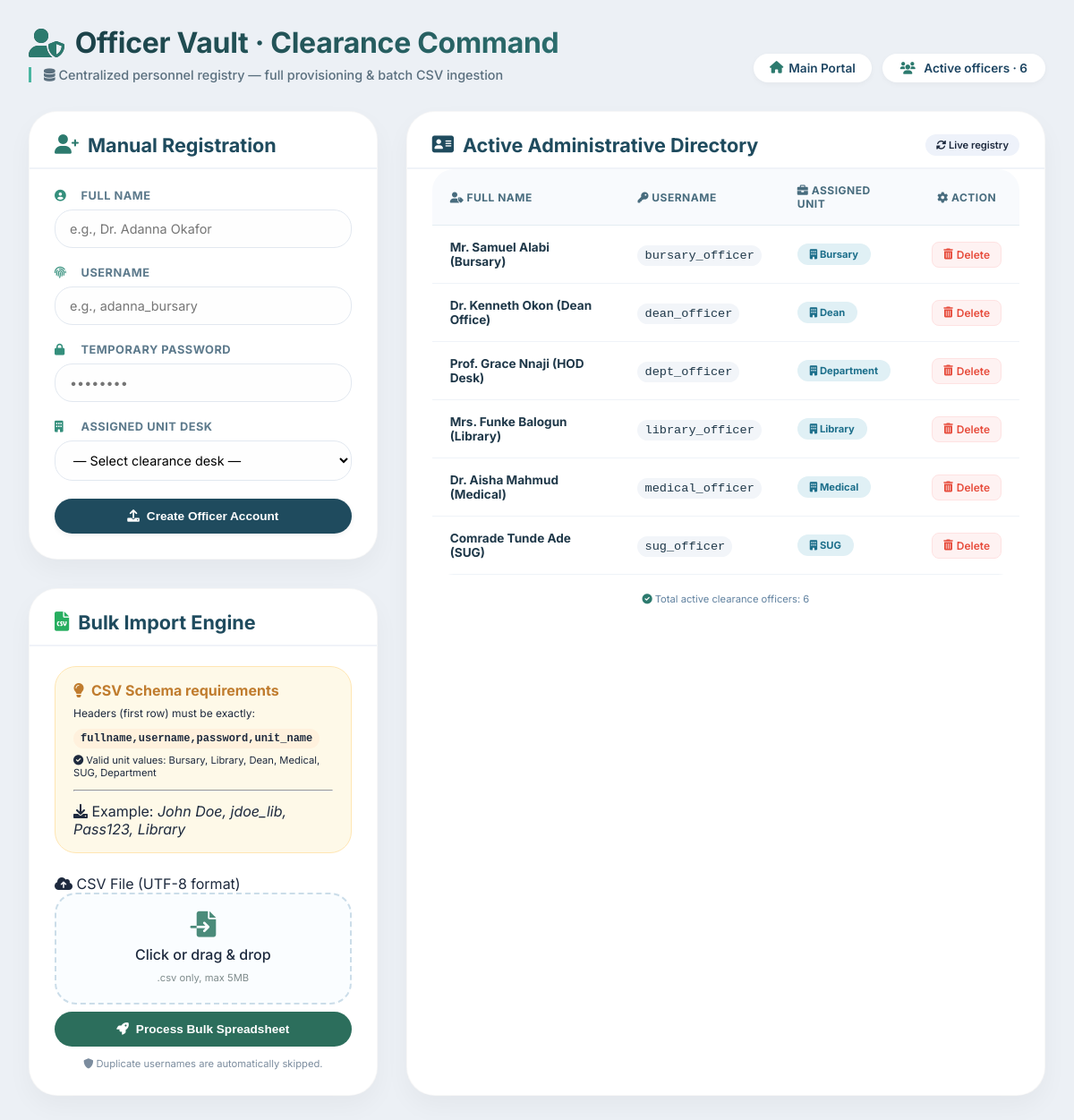
The page /admin/manage_officers.php on the database its author committed.
### tables this page shows
CREATE TABLE IF NOT EXISTS `officers` (
  `id` INT AUTO_INCREMENT PRIMARY KEY,
  `username` VARCHAR(50) NOT NULL UNIQUE,
  `password` VARCHAR(255) NOT NULL,
  `fullname` VARCHAR(150) NOT NULL,
  `unit_name` VARCHAR(50) NOT NULL,
  `created_at` TIMESTAMP DEFAULT CURRENT_TIMESTAMP
);

### admin/manage_officers.php (the view, shortened to what this page needs)
<?php
require_once '../includes/config.php';
$result = mysqli_query($conn, "SELECT * FROM officers ORDER BY unit_name ASC");
$officer_count = mysqli_num_rows($result);
?>
<!DOCTYPE html>
<html lang="en">
<head>
    <link rel="stylesheet" href="https://cdnjs.cloudflare.com/ajax/libs/font-awesome/6.0.0-beta3/css/all.min.css">
</head>
<body>
<div class="admin-wrapper">
    <div class="admin-header">
        <div class="title-section">
            <h1>
                <i class="fas fa-user-shield"></i>
            </h1>
            <p><i class="fas fa-database"></i> Centralized personnel registry — full provisioning & batch CSV ingestion</p>
        </div>
        <div style="display: flex; gap: 12px; align-items: center;">
            <a href="../index.php" style="background: white; padding: 8px 18px; border-radius: 60px; font-weight: 600; font-size: 0.85rem; box-shadow: 0 2px 6px rgba(0,0,0,0.04); color: #1e4663; text-decoration: none; display: inline-flex; align-items: center; gap: 6px;">
                <i class="fas fa-home" style="color: #2c7a6e;"></i> Main Portal
            </a>
            <div class="stats-chip">
                <i class="fas fa-users"></i> Active officers · <?php echo $officer_count; ?>
            </div>
        </div>
    </div>
    <div class="dashboard-grid">
        <div class="left-panel">
            <div class="card-elegant">
                <div class="card-header">
                    <h3><i class="fas fa-user-plus" style="color:#2c7a6e;"></i> Manual Registration</h3>
                </div>
                <div class="card-body">
                    <form method="POST" action="manage_officers.php" class="form-modern">
                        <div class="input-group">
                            <label><i class="fas fa-user-circle"></i> Full Name</label>
                            <input type="text" name="fullname" required placeholder="e.g., Dr. Adanna Okafor" autocomplete="off">
                        </div>
                        <div class="input-group">
                            <label><i class="fas fa-fingerprint"></i> Username</label>
                            <input type="text" name="username" required placeholder="e.g., adanna_bursary" autocomplete="off">
                        </div>
                        <div class="input-group">
                            <label><i class="fas fa-lock"></i> Temporary Password</label>
                            <input type="password" name="password" required placeholder="••••••••">
                        </div>
                        <div class="input-group">
                            <label><i class="fas fa-building"></i> Assigned Unit Desk</label>
                            <select name="unit_name" required>
                                <option value="">— Select clearance desk —</option>
                            </select>
                        </div>
                        <button type="submit" class="btn btn-primary"><i class="fas fa-upload"></i> Create Officer Account</button>
                    </form>
                </div>
            </div>
            <div class="card-elegant">
                <div class="card-header">
                    <h3><i class="fas fa-file-csv" style="color:#27ae60;"></i> Bulk Import Engine</h3>
                </div>
                <div class="card-body">
                    <div class="csv-guide-modern">
                        <strong><i class="fas fa-lightbulb"></i> CSV Schema requirements</strong>
                        <p style="font-size:0.75rem; margin: 8px 0;">Headers (first row) must be exactly:</p>
                        <code>fullname,username,password,unit_name</code>
                        <p style="margin-top: 10px; font-size:0.7rem;"><i class="fas fa-check-circle"></i> Valid unit values: Bursary, Library, Dean, Medical, SUG, Department</p>
                        <hr style="margin: 12px 0;">
                        <span><i class="fas fa-download"></i> Example: <em>John Doe, jdoe_lib, Pass123, Library</em></span>
                    </div>
                    <form method="POST" action="manage_officers.php" enctype="multipart/form-data" id="csvForm">
                        <div class="input-group">
                            <label><i class="fas fa-cloud-upload-alt"></i> CSV File (UTF-8 format)</label>
                            <div class="file-drop-zone" id="dropZone">
                                <i class="fas fa-file-import" style="font-size: 1.8rem; color:#4b8b7a;"></i>
                                <p style="margin: 8px 0 4px; font-weight:500;">Click or drag & drop</p>
                                <span style="font-size:0.7rem; color:#7f8c8d;">.csv only, max 5MB</span>
                            </div>
                        </div>
                        <button type="submit" class="btn btn-success" id="submitCsvBtn"><i class="fas fa-rocket"></i> Process Bulk Spreadsheet</button>
                    </form>
                    <div class="small-note">
                        <i class="fas fa-shield-alt"></i> Duplicate usernames are automatically skipped.
                    </div>
                </div>
            </div>
        </div>
        <div class="right-panel">
            <div class="card-elegant" style="height: 100%; display: flex; flex-direction: column;">
                <div class="card-header" style="display: flex; justify-content: space-between; align-items: center;">
                    <h3><i class="fas fa-address-card"></i> Active Administrative Directory</h3>
                    <span style="background:#eef2fa; padding:5px 12px; border-radius: 40px; font-size:0.7rem; font-weight:600;"><i class="fas fa-sync-alt"></i> Live registry</span>
                </div>
                <div class="card-body" style="padding-top: 0;">
                    <div class="officers-table-wrapper">
                        <table class="data-table">
                            <thead>
                                <tr>
                                    <th><i class="fas fa-user-tag"></i> Full Name</th>
                                    <th><i class="fas fa-key"></i> Username</th>
                                    <th><i class="fas fa-briefcase"></i> Assigned Unit</th>
                                    <th style="text-align:center;"><i class="fas fa-cog"></i> Action</th>
                                </tr>
                            </thead>
                            <tbody>
                                <?php if ($officer_count == 0): ?>
                                    <tr>
                                        <td colspan="4" class="empty-state">
                                            <i class="fas fa-user-slash"></i>
                                            <div>No officers provisioned yet</div>
                                            <div style="font-size:0.7rem;">Use the controls on the left to register users.</div>
                                        </td>
                                    </tr>
                                <?php else: ?>
                                    <?php
                                    mysqli_data_seek($result, 0);
                                    while($row = mysqli_fetch_assoc($result)):
                                    ?>
                                    <tr>
                                        <td><strong><?php echo htmlspecialchars($row['fullname']); ?></strong></td>
                                        <td><code style="background:#f2f5f9; padding:4px 8px; border-radius:20px;"><?php echo htmlspecialchars($row['username']); ?></code></td>
                                        <td>
                                            <span class="badge-unit">
                                                <i class="fas fa-building"></i> <?php echo htmlspecialchars($row['unit_name']); ?>
                                            </span>
                                        </td>
                                        <td style="text-align:center;">
                                            <a href="manage_officers.php?delete_officer=<?php echo $row['id']; ?>" onclick="return confirm('⚠️ Remove <?php echo htmlspecialchars(addslashes($row['fullname'])); ?> from the officer roster?');" style="color:#e74c3c; padding:6px 12px; background:#fef2f2; border:1px solid #fee2e2; border-radius:8px; text-decoration:none; font-size:0.75rem; font-weight:600; display:inline-flex; align-items:center; gap:4px;">
                                                <i class="fas fa-trash-alt"></i> Delete
                                            </a>
                                        </td>
                                    </tr>
                                    <?php endwhile; ?>
                                <?php endif; ?>
                            </tbody>
                        </table>
                    </div>
                    <?php if ($officer_count > 0): ?>
                        <div style="margin-top: 20px; font-size:0.7rem; text-align:center; color:#6182a0;">
                            <i class="fas fa-check-circle" style="color:#2c7a6e;"></i> Total active clearance officers: <?php echo $officer_count; ?>
                        </div>
                    <?php endif; ?>
                </div>
            </div>
        </div>
    </div>
</div>
</body>
</html>

### admin/manage_officers.php (style rules this page uses)
* { margin: 0; padding: 0; box-sizing: border-box; }
body { font-family: 'Inter', sans-serif; background: #ecf0f5; padding: 28px 32px; color: #1e2a3e; }
.admin-wrapper { max-width: 1400px; margin: 0 auto; }
.admin-header { margin-bottom: 32px; display: flex; justify-content: space-between; align-items: flex-end; flex-wrap: wrap; gap: 16px; }
.title-section h1 { font-size: 2rem; font-weight: 700; background: linear-gradient(135deg, #1A3C44, #2C6E6E); -webkit-background-clip: text; background-clip: text; color: transparent; letter-spacing: -0.3px; display: inline-flex; align-items: center; gap: 12px; }
.title-section h1 i { background: none; -webkit-background-clip: unset; background-clip: unset; color: #2c7a6e; font-size: 2rem; }
.title-section p { color: #5a6f7e; margin-top: 8px; font-weight: 500; border-left: 3px solid #48b5a0; padding-left: 14px; font-size: 0.9rem; }
.stats-chip { background: white; padding: 8px 20px; border-radius: 60px; font-weight: 600; font-size: 0.85rem; box-shadow: 0 2px 6px rgba(0,0,0,0.04); color: #1e4663; }
.stats-chip i { color: #2c7a6e; margin-right: 6px; }
.dashboard-grid { display: flex; gap: 32px; flex-wrap: wrap; }
.left-panel { flex: 1.2; min-width: 320px; display: flex; flex-direction: column; gap: 32px; }
.right-panel { flex: 2.2; min-width: 0; }
.card-elegant { background: #ffffff; border-radius: 32px; box-shadow: 0 12px 28px rgba(0, 0, 0, 0.04); transition: all 0.2s ease; border: 1px solid rgba(0, 0, 0, 0.03); overflow: hidden; }
.card-header { padding: 24px 28px 12px 28px; border-bottom: 2px solid #f0f3f8; }
.card-header h3 { font-size: 1.35rem; font-weight: 700; color: #1f4b5e; display: flex; align-items: center; gap: 10px; }
.card-body { padding: 22px 28px 28px 28px; }
.form-modern .input-group { margin-bottom: 20px; }
.form-modern label { display: block; font-size: 0.8rem; font-weight: 700; text-transform: uppercase; letter-spacing: 0.5px; color: #5d7a8c; margin-bottom: 8px; }
.form-modern label i { margin-right: 6px; width: 20px; color: #348f7c; }
.form-modern input, .form-modern select { width: 100%; padding: 12px 16px; border: 1.5px solid #e2e8f0; border-radius: 20px; font-family: 'Inter', monospace; font-size: 0.9rem; transition: all 0.2s; background: #fefefe; }
.btn { border: none; padding: 12px 20px; border-radius: 40px; font-weight: 700; font-size: 0.85rem; cursor: pointer; transition: all 0.2s; width: 100%; display: inline-flex; align-items: center; justify-content: center; gap: 8px; }
.btn-primary { background: #1f4b5e; color: white; box-shadow: 0 2px 6px rgba(0,0,0,0.05); }
.btn-success { background: #2c6e5c; color: white; }
.csv-guide-modern { background: #fef9e8; border-radius: 24px; padding: 16px 20px; margin-bottom: 24px; border: 1px solid #ffe6b3; }
.csv-guide-modern strong { color: #c07c2e; display: flex; align-items: center; gap: 8px; margin-bottom: 8px; }
.csv-guide-modern code { background: #fff1dd; padding: 4px 8px; border-radius: 14px; font-size: 0.75rem; font-weight: 600; }
.file-drop-zone { border: 2px dashed #cbdde9; background: #fafdff; border-radius: 24px; padding: 20px; text-align: center; transition: 0.2s; cursor: pointer; }
.badge-unit { background: #e0f0f5; color: #1d6f8b; padding: 5px 14px; border-radius: 40px; font-size: 0.7rem; font-weight: 700; display: inline-block; }
.data-table { width: 100%; border-collapse: collapse; }
.data-table th { text-align: left; padding: 16px 20px; background: #f8fafd; font-weight: 700; font-size: 0.75rem; text-transform: uppercase; letter-spacing: 0.5px; color: #486c7e; border-bottom: 1px solid #e4edf2; }
.data-table td { padding: 16px 20px; border-bottom: 1px solid #eff3f8; font-size: 0.85rem; font-weight: 500; color: #1f3849; }
.officers-table-wrapper { overflow-x: auto; border-radius: 24px; }
.small-note { font-size: 0.7rem; color: #7b8c9e; margin-top: 12px; text-align: center; }

### rows shown on the page
officers: fullname "Mr. Samuel Alabi (Bursary)", username "bursary_officer", unit_name "Bursary"
officers: fullname "Dr. Kenneth Okon (Dean Office)", username "dean_officer", unit_name "Dean"
officers: fullname "Prof. Grace Nnaji (HOD Desk)", username "dept_officer", unit_name "Department"
officers: fullname "Mrs. Funke Balogun (Library)", username "library_officer", unit_name "Library"
officers: fullname "Dr. Aisha Mahmud (Medical)", username "medical_officer", unit_name "Medical"
officers: fullname "Comrade Tunde Ade (SUG)", username "sug_officer", unit_name "SUG"

### other values the page prints
$officer_count "6"
